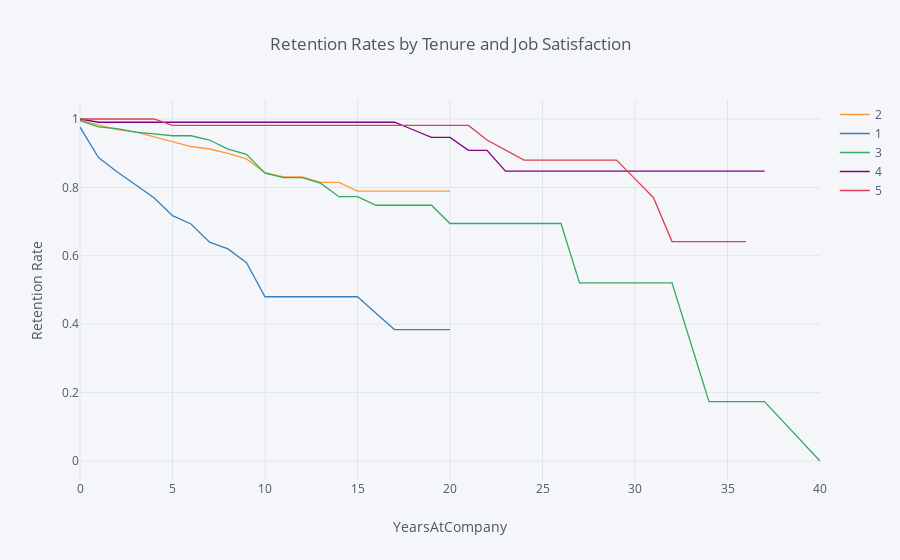

Source (notebook cell):
### Markdown cell above
## 6. Let's find out how job satisfaction affects retention rates. Generate and plot survival curves for each level of job satisfaction by number of years at the company.

### Code cell
rates = survival(data, 'JobLevel','YearsAtCompany', 'Attrition' )

rates.iplot(kind='line', xTitle='YearsAtCompany', yTitle='Retention Rate',
            title='Retention Rates by Tenure and Job Satisfaction')

### Figure 1 — Plotly figure (JSON) as saved in the notebook; plotly's stock layout.template omitted (floating-point values rounded to 4 significant figures)
{"data": [{"line": {"color": "rgba(255, 153, 51, 1.0)", "dash": "solid", "shape": "linear", "width": 1.3}, "mode": "lines", "name": "2", "text": "", "type": "scatter", "uid": "e26b5ca1-cf91-47db-9ca8-8936cf08b63d", "x": [0, 1, 2, 3, 4, 5, 6, 7, 8, 9, 10, 11, 12, 13, 14, 15, 16, 17, 18, 19, 20, 21, 22, 23, 24, 25, 26, 27, 29, 30, 31, 32, 33, 34, 36, 37, 40], "y": [0.9963, 0.9829, 0.9687, 0.9623, 0.9483, 0.9355, 0.9196, 0.9123, 0.8992, 0.8835, 0.843, 0.8309, 0.8309, 0.8147, 0.8147, 0.7892, 0.7892, 0.7892, 0.7892, 0.7892, 0.7892, "", "", "", "", "", "", "", "", "", "", "", "", "", "", "", ""]}, {"line": {"color": "rgba(55, 128, 191, 1.0)", "dash": "solid", "shape": "linear", "width": 1.3}, "mode": "lines", "name": "1", "text": "", "type": "scatter", "uid": "e2383fbc-bd7f-4906-8d59-4138a0d1ed81", "x": [0, 1, 2, 3, 4, 5, 6, 7, 8, 9, 10, 11, 12, 13, 14, 15, 16, 17, 18, 19, 20, 21, 22, 23, 24, 25, 26, 27, 29, 30, 31, 32, 33, 34, 36, 37, 40], "y": [0.9761, 0.8872, 0.8457, 0.8071, 0.7695, 0.7172, 0.6931, 0.6398, 0.6201, 0.5797, 0.4803, 0.4803, 0.4803, 0.4803, 0.4803, 0.4803, 0.4323, 0.3842, 0.3842, 0.3842, 0.3842, "", "", "", "", "", "", "", "", "", "", "", "", "", "", "", ""]}, {"line": {"color": "rgba(50, 171, 96, 1.0)", "dash": "solid", "shape": "linear", "width": 1.3}, "mode": "lines", "name": "3", "text": "", "type": "scatter", "uid": "d3e1fd7e-aea1-4afe-bc7a-aaeeeeaecf6f", "x": [0, 1, 2, 3, 4, 5, 6, 7, 8, 9, 10, 11, 12, 13, 14, 15, 16, 17, 18, 19, 20, 21, 22, 23, 24, 25, 26, 27, 29, 30, 31, 32, 33, 34, 36, 37, 40], "y": [0.9954, 0.9769, 0.972, 0.9618, 0.9566, 0.951, 0.951, 0.9385, 0.9117, 0.8967, 0.8418, 0.8287, 0.8287, 0.8124, 0.7728, 0.7728, 0.7479, 0.7479, 0.7479, 0.7479, 0.6945, 0.6945, 0.6945, 0.6945, 0.6945, 0.6945, 0.6945, 0.5208, 0.5208, 0.5208, 0.5208, 0.5208, 0.3472, 0.1736, 0.1736, 0.1736, 0]}, {"line": {"color": "rgba(128, 0, 128, 1.0)", "dash": "solid", "shape": "linear", "width": 1.3}, "mode": "lines", "name": "4", "text": "", "type": "scatter", "uid": "faafd187-9d34-4d38-881c-26ca90d64040", "x": [0, 1, 2, 3, 4, 5, 6, 7, 8, 9, 10, 11, 12, 13, 14, 15, 16, 17, 18, 19, 20, 21, 22, 23, 24, 25, 26, 27, 29, 30, 31, 32, 33, 34, 36, 37, 40], "y": [1, 0.9906, 0.9906, 0.9906, 0.9906, 0.9906, 0.9906, 0.9906, 0.9906, 0.9906, 0.9906, 0.9906, 0.9906, 0.9906, 0.9906, 0.9906, 0.9906, 0.9906, 0.9686, 0.946, 0.946, 0.9082, 0.9082, 0.8476, 0.8476, 0.8476, 0.8476, 0.8476, 0.8476, 0.8476, 0.8476, 0.8476, 0.8476, 0.8476, 0.8476, 0.8476, ""]}, {"line": {"color": "rgba(219, 64, 82, 1.0)", "dash": "solid", "shape": "linear", "width": 1.3}, "mode": "lines", "name": "5", "text": "", "type": "scatter", "uid": "baf3baf1-075b-40dc-a1d7-0bb6477c78ca", "x": [0, 1, 2, 3, 4, 5, 6, 7, 8, 9, 10, 11, 12, 13, 14, 15, 16, 17, 18, 19, 20, 21, 22, 23, 24, 25, 26, 27, 29, 30, 31, 32, 33, 34, 36, 37, 40], "y": [1, 1, 1, 1, 1, 0.9811, 0.9811, 0.9811, 0.9811, 0.9811, 0.9811, 0.9811, 0.9811, 0.9811, 0.9811, 0.9811, 0.9811, 0.9811, 0.9811, 0.9811, 0.9811, 0.9811, 0.9385, 0.9091, 0.8798, 0.8798, 0.8798, 0.8798, 0.8798, 0.8248, 0.7698, 0.6415, 0.6415, 0.6415, 0.6415, "", ""]}], "layout": {"legend": {"bgcolor": "#F5F6F9", "font": {"color": "#4D5663"}}, "paper_bgcolor": "#F5F6F9", "plot_bgcolor": "#F5F6F9", "title": {"font": {"color": "#4D5663"}, "text": "Retention Rates by Tenure and Job Satisfaction"}, "xaxis": {"gridcolor": "#E1E5ED", "showgrid": true, "tickfont": {"color": "#4D5663"}, "title": {"font": {"color": "#4D5663"}, "text": "YearsAtCompany"}, "zerolinecolor": "#E1E5ED"}, "yaxis": {"gridcolor": "#E1E5ED", "showgrid": true, "tickfont": {"color": "#4D5663"}, "title": {"font": {"color": "#4D5663"}, "text": "Retention Rate"}, "zerolinecolor": "#E1E5ED"}}}
